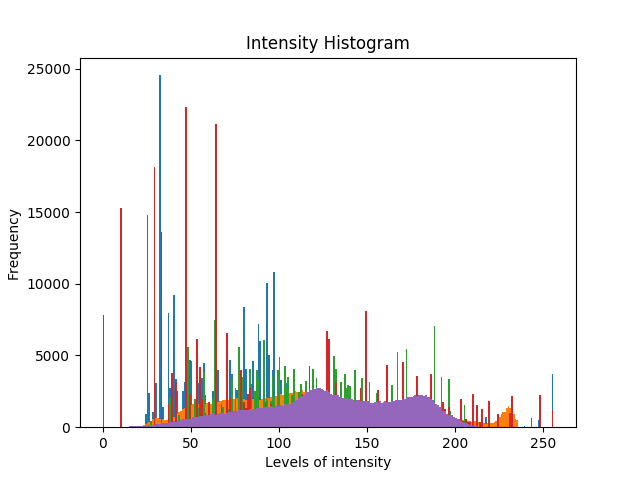
#> input picture proj0/histograms/baboon.png, 640 x 480 px, found by its file name
$ python findHist.py
#> lines starting #> are read from the running program, lines starting #| are printed output that depends on the picture
#> the answer given: histograms/baboon.png
import cv2
from matplotlib import pyplot as plt

def calcHist(filename):
    # read the image png
    img = cv2.imread(filename,0)
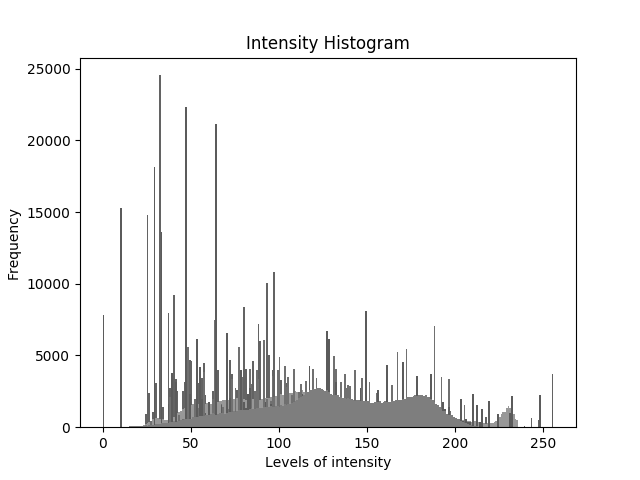
#> img: shape (480, 640); min 0, max 255, mean 243.4
    # calc and plot the image histogram
    plt.hist(img.ravel(),256,[0,256]); plt.show()
#> after `plt.hist(img.ravel(), 256, [0, 256])`:
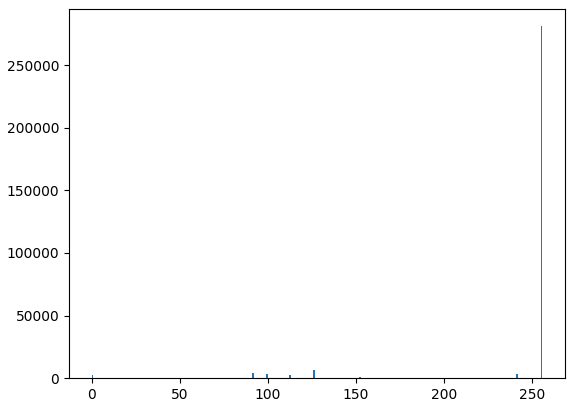
#> figure drawn by matplotlib, 1 panel; tallest bar 280985 high, from x = 255 to 256

def main():
    # setting the path to image
    path = '/Users/luizeduardocartolano/Dropbox/DUDU/Unicamp/IC/MC920/workspace/images/'
    filename = str(input("Enter the image name: "))
    filename = path + filename

    calcHist(filename)

if __name__ == '__main__':
    main()

$ run again, on proj0/histograms/city.png
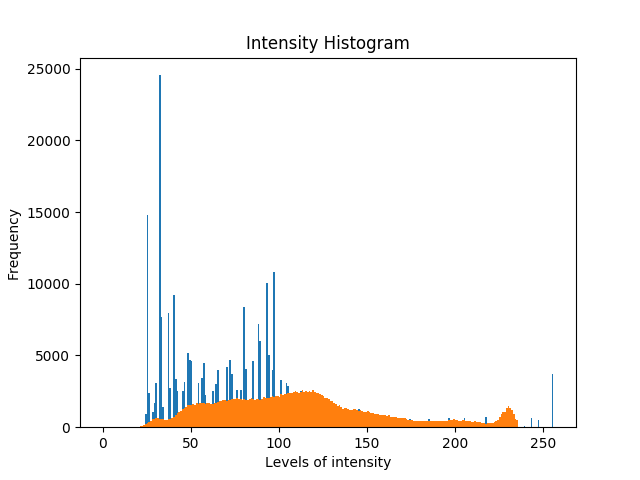
#> input picture proj0/histograms/city.png, 640 x 480 px, found by its file name
#> in calcHist, `img = cv2.imread(filename,0)`:
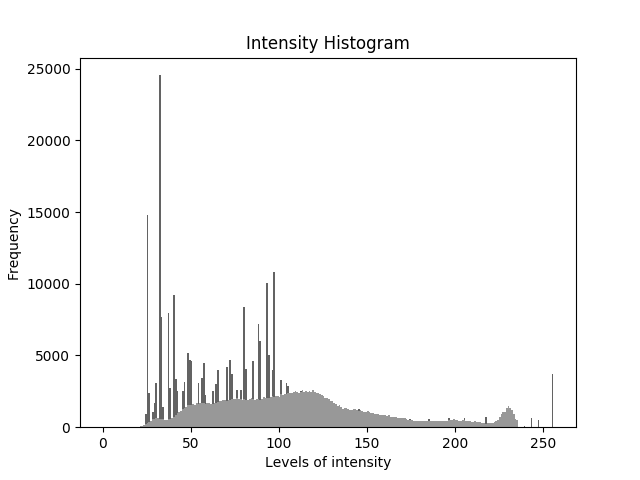
#> img: shape (480, 640); min 0, max 255, mean 247.3
#> in calcHist, `plt.hist(img.ravel(), 256, [0, 256])`:
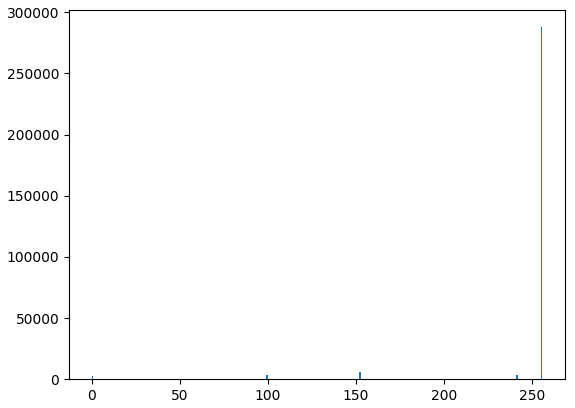
#> figure drawn by matplotlib, 1 panel; tallest bar 287861 high, from x = 255 to 256
